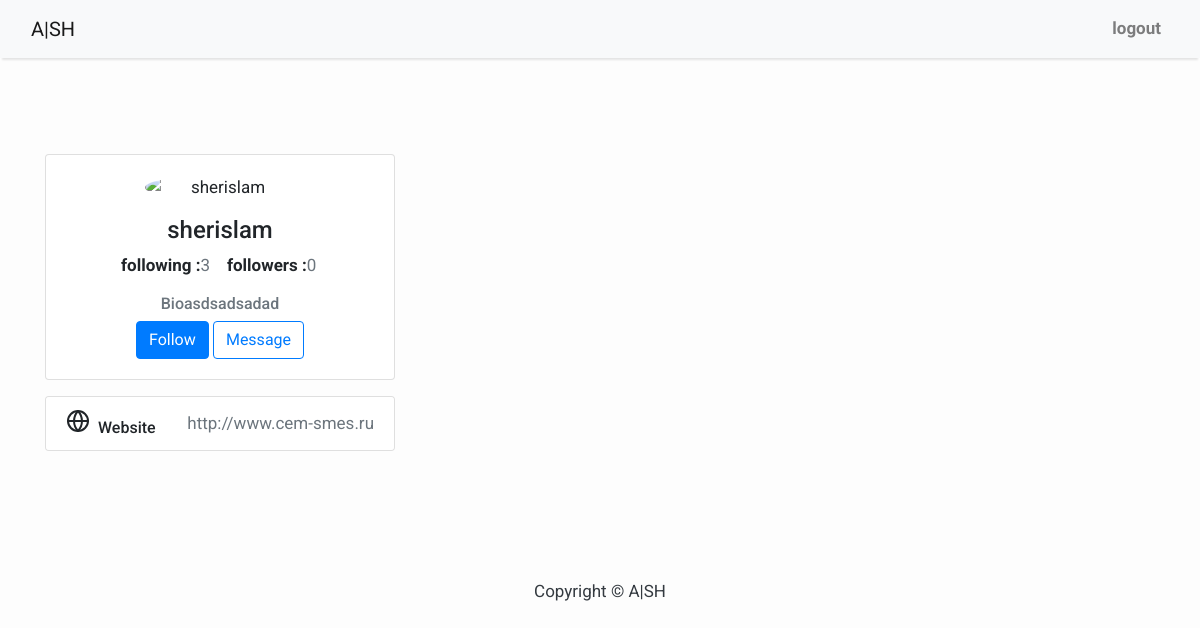
The page /profile/sherislam/ (signed in) on the database its author committed.
### author/models.py (models this page shows, shortened)
class User(AbstractUser):
    following = models.ManyToManyField(
        "self", blank=True, related_name="followers", symmetrical=False
    )
    bio = models.TextField(max_length=200, blank=True, default="Bio")
    website = models.URLField(max_length=200, blank=True)

### author/views.py (the view)
# urls.py: path('profile/<str:username>/', views.profile, name='profile'),
def profile(request, username):
    userProfile = User.objects.get(username=username)
    data = {
        "author": userProfile,
    }
    return render(request, "author/profile.html", data)

### author/templates/author/profile.html (shortened to what this page needs)
{% extends "base.html" %}
{% load static %}
{% block content %}
<div class="pt-5 mt-5 pb-5 mb-5">
  <div class="container">
    <div class="main-body">
      <div class="row gutters-sm">
        <div class="col-md-4 mb-3">
          <div class="card">
            <div class="card-body">
              <div class="d-flex flex-column align-items-center text-center">
                <img src="{{ author.image.url }}" alt="{{ author.username }}" class="rounded-circle" width="150" />
                <div class="mt-3">
                  <h4>{{ author.username }}</h4>
                  <div class="row">
                    <b> following : </b>
                    <p class="text-muted"> {{ author.following.count }} </p>
                    <b> followers : </b>
                    <p class="text-muted"> {{ author.followers.count }} </p>
                  </div>
                  <h6 class="text-muted font-size-sm">
                    {{ author.bio }}
                  </h6>
                  {% if user.is_authenticated %}
                    {% if user in author.following.all %}
                        <a href="{% url 'followToggle' author=author.username  %}" class="btn btn-primary">Unfollow</a>
                      {% else %}
                        <a  href="{% url 'followToggle' author=author.username  %}" class="btn btn-primary"> Follow </a>
                    {% endif %}
                      <button class="btn btn-outline-primary">Message</button>
                  {% else %}
                    <p class="text-muted"> please, login to follow </p>
                  {% endif %}
                </div>
              </div>
            </div>
          </div>
          <div class="card mt-3">
            <ul class="list-group list-group-flush">
              {% if author.website %}
              <li class="list-group-item d-flex justify-content-between align-items-center flex-wrap">
                <h6 class="mb-0">
                  Website
                </h6>
                <span class="text-secondary">{{ author.website }}</span>
              </li>
              {% endif %}
            </div>
          </div>
        </div>
      </div>
    </div>
</div>
{% endblock content %}

### author/templates/base.html (style rules this page uses)
body { font-family: "Roboto", sans-serif; font-size: 17px; background-color: #fdfdfd; }

### rows shown on the page
User: username "sherislam", following.count "3", followers.count "0", bio "Bioasdsadsadad", website "http://www.cem-smes.ru"
